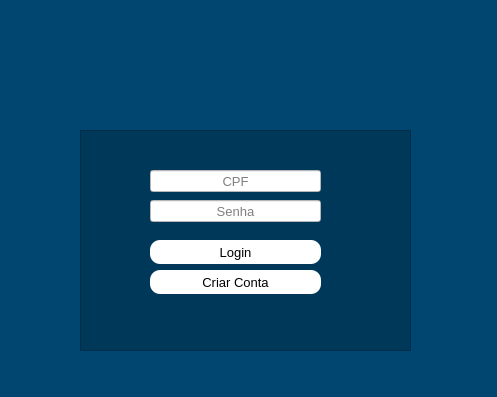
<?xml version="1.0" encoding="UTF-8"?>
<ui version="4.0">
 <class>Login</class>
 <widget class="QWidget" name="Login">
  <property name="geometry">
   <rect>
    <x>0</x>
    <y>0</y>
    <width>497</width>
    <height>397</height>
   </rect>
  </property>
  <property name="windowTitle">
   <string>Form</string>
  </property>
  <property name="styleSheet">
   <string notr="true">background-color: rgb(0, 70, 112);</string>
  </property>
  <widget class="QFrame" name="frame">
   <property name="geometry">
    <rect>
     <x>80</x>
     <y>130</y>
     <width>331</width>
     <height>221</height>
    </rect>
   </property>
   <property name="styleSheet">
    <string notr="true">background-color: rgba(0, 0, 0,0.2);</string>
   </property>
   <property name="frameShape">
    <enum>QFrame::StyledPanel</enum>
   </property>
   <property name="frameShadow">
    <enum>QFrame::Raised</enum>
   </property>
   <widget class="QLineEdit" name="cpf_lineEdit">
    <property name="geometry">
     <rect>
      <x>70</x>
      <y>40</y>
      <width>171</width>
      <height>22</height>
     </rect>
    </property>
    <property name="font">
     <font>
      <pointsize>10</pointsize>
      <weight>50</weight>
      <bold>false</bold>
     </font>
    </property>
    <property name="toolTip">
     <string>&lt;html&gt;&lt;head/&gt;&lt;body&gt;&lt;p align=&quot;center&quot;&gt;&lt;br/&gt;&lt;/p&gt;&lt;/body&gt;&lt;/html&gt;</string>
    </property>
    <property name="styleSheet">
     <string notr="true">color: rgb(0, 0, 0);
background-color: rgb(255, 255, 255);</string>
    </property>
    <property name="alignment">
     <set>Qt::AlignCenter</set>
    </property>
    <property name="readOnly">
     <bool>false</bool>
    </property>
    <property name="placeholderText">
     <string>CPF</string>
    </property>
   </widget>
   <widget class="QLineEdit" name="senha_lineEdit">
    <property name="geometry">
     <rect>
      <x>70</x>
      <y>70</y>
      <width>171</width>
      <height>22</height>
     </rect>
    </property>
    <property name="font">
     <font>
      <pointsize>10</pointsize>
      <weight>50</weight>
      <bold>false</bold>
     </font>
    </property>
    <property name="toolTip">
     <string>&lt;html&gt;&lt;head/&gt;&lt;body&gt;&lt;p align=&quot;center&quot;&gt;&lt;br/&gt;&lt;/p&gt;&lt;/body&gt;&lt;/html&gt;</string>
    </property>
    <property name="styleSheet">
     <string notr="true">color: rgb(0, 0, 0);
background-color: rgb(255, 255, 255);</string>
    </property>
    <property name="echoMode">
     <enum>QLineEdit::Password</enum>
    </property>
    <property name="alignment">
     <set>Qt::AlignCenter</set>
    </property>
    <property name="placeholderText">
     <string>Senha</string>
    </property>
   </widget>
   <widget class="QPushButton" name="login_Button">
    <property name="geometry">
     <rect>
      <x>70</x>
      <y>110</y>
      <width>171</width>
      <height>24</height>
     </rect>
    </property>
    <property name="font">
     <font>
      <pointsize>10</pointsize>
      <weight>50</weight>
      <bold>false</bold>
     </font>
    </property>
    <property name="cursor">
     <cursorShape>PointingHandCursor</cursorShape>
    </property>
    <property name="styleSheet">
     <string notr="true">QPushButton{

	color: rgb(0, 0, 0);
	background-color: rgb(255, 255, 255);
	border-radius:10px

}

QPushButton:hover{

	color: rgb(255, 255, 255);
	background-color: rgb(0, 0, 0);
}</string>
    </property>
    <property name="text">
     <string>Login</string>
    </property>
   </widget>
   <widget class="QPushButton" name="nova_conta_Button">
    <property name="geometry">
     <rect>
      <x>70</x>
      <y>140</y>
      <width>171</width>
      <height>24</height>
     </rect>
    </property>
    <property name="font">
     <font>
      <pointsize>10</pointsize>
     </font>
    </property>
    <property name="cursor">
     <cursorShape>PointingHandCursor</cursorShape>
    </property>
    <property name="styleSheet">
     <string notr="true">QPushButton{

	color: rgb(0, 0, 0);
	background-color: rgb(255, 255, 255);
	border-radius:10px
}

QPushButton:hover{

	color: rgb(255, 255, 255);
	background-color: rgb(0, 0, 0);
}</string>
    </property>
    <property name="text">
     <string>Criar Conta</string>
    </property>
   </widget>
   <zorder>senha_lineEdit</zorder>
   <zorder>cpf_lineEdit</zorder>
   <zorder>login_Button</zorder>
   <zorder>nova_conta_Button</zorder>
  </widget>
  <widget class="QLabel" name="label">
   <property name="geometry">
    <rect>
     <x>160</x>
     <y>50</y>
     <width>141</width>
     <height>111</height>
    </rect>
   </property>
   <property name="text">
    <string/>
   </property>
   <property name="pixmap">
    <pixmap>icon_title.png</pixmap>
   </property>
   <property name="scaledContents">
    <bool>true</bool>
   </property>
  </widget>
  <widget class="QLineEdit" name="lineEdit">
   <property name="geometry">
    <rect>
     <x>220</x>
     <y>120</y>
     <width>16</width>
     <height>16</height>
    </rect>
   </property>
  </widget>
  <zorder>lineEdit</zorder>
  <zorder>label</zorder>
  <zorder>frame</zorder>
 </widget>
 <tabstops>
  <tabstop>lineEdit</tabstop>
  <tabstop>cpf_lineEdit</tabstop>
  <tabstop>senha_lineEdit</tabstop>
  <tabstop>login_Button</tabstop>
  <tabstop>nova_conta_Button</tabstop>
 </tabstops>
 <resources/>
 <connections/>
</ui>
